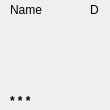
<?xml version="1.0" encoding="UTF-8"?>
<ui version="4.0">
 <class>PlayerWidget</class>
 <widget class="QWidget" name="PlayerWidget">
  <property name="geometry">
   <rect>
    <x>0</x>
    <y>0</y>
    <width>110</width>
    <height>110</height>
   </rect>
  </property>
  <property name="windowTitle">
   <string>Form</string>
  </property>
  <widget class="QLabel" name="labelName">
   <property name="geometry">
    <rect>
     <x>10</x>
     <y>0</y>
     <width>101</width>
     <height>20</height>
    </rect>
   </property>
   <property name="text">
    <string>Name</string>
   </property>
  </widget>
  <widget class="QLabel" name="labelVote">
   <property name="geometry">
    <rect>
     <x>10</x>
     <y>90</y>
     <width>101</width>
     <height>21</height>
    </rect>
   </property>
   <property name="font">
    <font>
     <weight>75</weight>
     <bold>true</bold>
    </font>
   </property>
   <property name="text">
    <string>* * *</string>
   </property>
  </widget>
  <widget class="QLabel" name="labelStatus">
   <property name="geometry">
    <rect>
     <x>90</x>
     <y>0</y>
     <width>16</width>
     <height>20</height>
    </rect>
   </property>
   <property name="text">
    <string>D</string>
   </property>
  </widget>
 </widget>
 <resources/>
 <connections/>
</ui>
